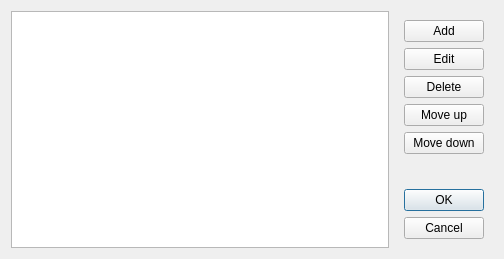
<?xml version="1.0" encoding="UTF-8"?>
<ui version="4.0">
 <class>Dialog</class>
 <widget class="QDialog" name="Dialog">
  <property name="geometry">
   <rect>
    <x>0</x>
    <y>0</y>
    <width>504</width>
    <height>259</height>
   </rect>
  </property>
  <property name="windowTitle">
   <string>Dialog</string>
  </property>
  <layout class="QHBoxLayout" name="horizontalLayout">
   <item>
    <widget class="QTableView" name="tableView"/>
   </item>
   <item>
    <widget class="QWidget" name="widget" native="true">
     <layout class="QVBoxLayout" name="verticalLayout">
      <item>
       <widget class="QPushButton" name="btn_add">
        <property name="text">
         <string>Add</string>
        </property>
       </widget>
      </item>
      <item>
       <widget class="QPushButton" name="btn_edit">
        <property name="text">
         <string>Edit</string>
        </property>
       </widget>
      </item>
      <item>
       <widget class="QPushButton" name="btn_delete">
        <property name="text">
         <string>Delete</string>
        </property>
       </widget>
      </item>
      <item>
       <widget class="QPushButton" name="btn_up">
        <property name="text">
         <string>Move up</string>
        </property>
       </widget>
      </item>
      <item>
       <widget class="QPushButton" name="btn_down">
        <property name="text">
         <string>Move down</string>
        </property>
       </widget>
      </item>
      <item>
       <spacer name="verticalSpacer">
        <property name="orientation">
         <enum>Qt::Vertical</enum>
        </property>
        <property name="sizeHint" stdset="0">
         <size>
          <width>20</width>
          <height>40</height>
         </size>
        </property>
       </spacer>
      </item>
      <item>
        <widget class="QDialogButtonBox" name="buttonBox">
          <property name="orientation">
            <enum>Qt::Vertical</enum>
          </property>
          <property name="standardButtons">
            <set>QDialogButtonBox::Cancel|QDialogButtonBox::Ok</set>
          </property>
        </widget>
      </item>
     </layout>
    </widget>
   </item>
  </layout>
 </widget>
 <tabstops>
  <tabstop>tableView</tabstop>
  <tabstop>btn_add</tabstop>
  <tabstop>btn_edit</tabstop>
  <tabstop>btn_delete</tabstop>
  <tabstop>btn_up</tabstop>
  <tabstop>btn_down</tabstop>
 </tabstops>
 <resources/>
 <connections>
  <connection>
   <sender>buttonBox</sender>
   <signal>accepted()</signal>
   <receiver>Dialog</receiver>
   <slot>accept()</slot>
  </connection>
  <connection>
   <sender>buttonBox</sender>
   <signal>rejected()</signal>
   <receiver>Dialog</receiver>
   <slot>reject()</slot>
  </connection>
 </connections>
</ui>
